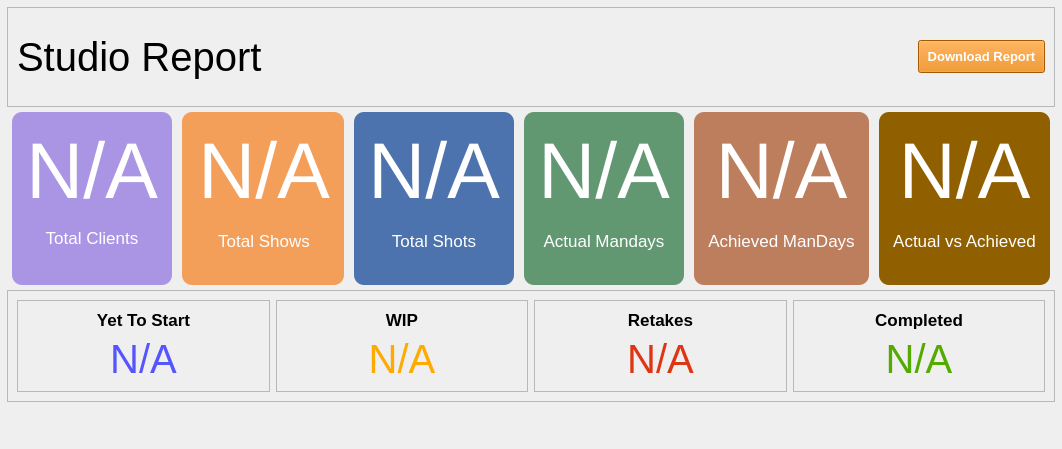
                  <widget class="QWidget" name="reports_page">
                   <layout class="QGridLayout" name="gridLayout_28">
                    <property name="leftMargin">
                     <number>0</number>
                    </property>
                    <property name="topMargin">
                     <number>0</number>
                    </property>
                    <property name="rightMargin">
                     <number>0</number>
                    </property>
                    <property name="bottomMargin">
                     <number>0</number>
                    </property>
                    <property name="spacing">
                     <number>0</number>
                    </property>
                    <item row="0" column="0">
                     <layout class="QGridLayout" name="browser_layout">
                      <property name="leftMargin">
                       <number>7</number>
                      </property>
                      <property name="topMargin">
                       <number>7</number>
                      </property>
                      <property name="rightMargin">
                       <number>7</number>
                      </property>
                      <property name="bottomMargin">
                       <number>7</number>
                      </property>
                      <item row="1" column="1">
                       <widget class="QFrame" name="frame_6">
                        <property name="styleSheet">
                         <string notr="true">QFrame{
	background-color: rgb(216, 143, 80);
	background-color: rgb(243, 159, 90);
	border-radius:10px;
	margin:5px;
}
QLabel{
	background-color:None;
	border:0px;
	color:white
}</string>
                        </property>
                        <property name="frameShape">
                         <enum>QFrame::StyledPanel</enum>
                        </property>
                        <property name="frameShadow">
                         <enum>QFrame::Raised</enum>
                        </property>
                        <layout class="QVBoxLayout" name="verticalLayout_8">
                         <property name="leftMargin">
                          <number>11</number>
                         </property>
                         <item>
                          <widget class="QLabel" name="sr_shows_lbl">
                           <property name="font">
                            <font>
                             <family>Segoe UI</family>
                             <pointsize>59</pointsize>
                            </font>
                           </property>
                           <property name="text">
                            <string>N/A</string>
                           </property>
                           <property name="alignment">
                            <set>Qt::AlignCenter</set>
                           </property>
                          </widget>
                         </item>
                         <item>
                          <widget class="QLabel" name="label_21">
                           <property name="font">
                            <font>
                             <family>Segoe UI</family>
                             <pointsize>13</pointsize>
                            </font>
                           </property>
                           <property name="text">
                            <string>Total Shows</string>
                           </property>
                           <property name="alignment">
                            <set>Qt::AlignCenter</set>
                           </property>
                          </widget>
                         </item>
                         <item>
                          <spacer name="horizontalSpacer_20">
                           <property name="orientation">
                            <enum>Qt::Horizontal</enum>
                           </property>
                           <property name="sizeHint" stdset="0">
                            <size>
                             <width>40</width>
                             <height>20</height>
                            </size>
                           </property>
                          </spacer>
                         </item>
                        </layout>
                       </widget>
                      </item>
                      <item row="3" column="0">
                       <spacer name="verticalSpacer">
                        <property name="orientation">
                         <enum>Qt::Vertical</enum>
                        </property>
                        <property name="sizeHint" stdset="0">
                         <size>
                          <width>20</width>
                          <height>40</height>
                         </size>
                        </property>
                       </spacer>
                      </item>
                      <item row="1" column="5">
                       <widget class="QFrame" name="frame_30">
                        <property name="styleSheet">
                         <string notr="true">QFrame{
	background-color: rgb(144, 96, 0);
	border-radius:10px;
	margin:5px;
}
QLabel{
	background-color:None;
	border:0px;
	color:white
}</string>
                        </property>
                        <property name="frameShape">
                         <enum>QFrame::StyledPanel</enum>
                        </property>
                        <property name="frameShadow">
                         <enum>QFrame::Raised</enum>
                        </property>
                        <layout class="QVBoxLayout" name="verticalLayout_15">
                         <item>
                          <widget class="QLabel" name="sr_delta_lbl">
                           <property name="font">
                            <font>
                             <family>Segoe UI</family>
                             <pointsize>59</pointsize>
                            </font>
                           </property>
                           <property name="text">
                            <string>N/A</string>
                           </property>
                           <property name="alignment">
                            <set>Qt::AlignCenter</set>
                           </property>
                          </widget>
                         </item>
                         <item>
                          <widget class="QLabel" name="label_32">
                           <property name="font">
                            <font>
                             <family>Segoe UI</family>
                             <pointsize>13</pointsize>
                            </font>
                           </property>
                           <property name="text">
                            <string>Actual vs Achieved</string>
                           </property>
                           <property name="alignment">
                            <set>Qt::AlignCenter</set>
                           </property>
                           <property name="wordWrap">
                            <bool>true</bool>
                           </property>
                          </widget>
                         </item>
                         <item>
                          <spacer name="horizontalSpacer_24">
                           <property name="orientation">
                            <enum>Qt::Horizontal</enum>
                           </property>
                           <property name="sizeHint" stdset="0">
                            <size>
                             <width>40</width>
                             <height>20</height>
                            </size>
                           </property>
                          </spacer>
                         </item>
                        </layout>
                       </widget>
                      </item>
                      <item row="1" column="4">
                       <widget class="QFrame" name="frame_29">
                        <property name="styleSheet">
                         <string notr="true">QFrame{
	background-color: rgb(189, 126, 94);
	border-radius:10px;
	margin:5px;
}
QLabel{
	background-color:None;
	border:0px;
	color:white
}</string>
                        </property>
                        <property name="frameShape">
                         <enum>QFrame::StyledPanel</enum>
                        </property>
                        <property name="frameShadow">
                         <enum>QFrame::Raised</enum>
                        </property>
                        <layout class="QVBoxLayout" name="verticalLayout_14">
                         <item>
                          <widget class="QLabel" name="sr_ach_mandays_lbl">
                           <property name="font">
                            <font>
                             <family>Segoe UI</family>
                             <pointsize>59</pointsize>
                            </font>
                           </property>
                           <property name="text">
                            <string>N/A</string>
                           </property>
                           <property name="alignment">
                            <set>Qt::AlignCenter</set>
                           </property>
                          </widget>
                         </item>
                         <item>
                          <widget class="QLabel" name="label_28">
                           <property name="font">
                            <font>
                             <family>Segoe UI</family>
                             <pointsize>13</pointsize>
                            </font>
                           </property>
                           <property name="text">
                            <string>Achieved ManDays</string>
                           </property>
                           <property name="alignment">
                            <set>Qt::AlignCenter</set>
                           </property>
                           <property name="wordWrap">
                            <bool>true</bool>
                           </property>
                          </widget>
                         </item>
                         <item>
                          <spacer name="horizontalSpacer_23">
                           <property name="orientation">
                            <enum>Qt::Horizontal</enum>
                           </property>
                           <property name="sizeHint" stdset="0">
                            <size>
                             <width>40</width>
                             <height>20</height>
                            </size>
                           </property>
                          </spacer>
                         </item>
                        </layout>
                       </widget>
                      </item>
                      <item row="1" column="0">
                       <widget class="QFrame" name="frame_4">
                        <property name="styleSheet">
                         <string notr="true">QFrame{
	background-color: rgb(157, 137, 211);
	background-color: rgb(170, 149, 229);
	border-radius:10px;
	margin:5px;
}
QLabel{
	background-color:None;
	border:0px;
	color:white
}</string>
                        </property>
                        <property name="frameShape">
                         <enum>QFrame::StyledPanel</enum>
                        </property>
                        <property name="frameShadow">
                         <enum>QFrame::Raised</enum>
                        </property>
                        <layout class="QVBoxLayout" name="verticalLayout_7">
                         <property name="spacing">
                          <number>0</number>
                         </property>
                         <item>
                          <widget class="QLabel" name="sr_clients_lbl">
                           <property name="font">
                            <font>
                             <family>Segoe UI</family>
                             <pointsize>59</pointsize>
                            </font>
                           </property>
                           <property name="text">
                            <string>N/A</string>
                           </property>
                           <property name="alignment">
                            <set>Qt::AlignCenter</set>
                           </property>
                          </widget>
                         </item>
                         <item>
                          <widget class="QLabel" name="label">
                           <property name="font">
                            <font>
                             <family>Segoe UI</family>
                             <pointsize>13</pointsize>
                            </font>
                           </property>
                           <property name="text">
                            <string>Total Clients</string>
                           </property>
                           <property name="alignment">
                            <set>Qt::AlignCenter</set>
                           </property>
                          </widget>
                         </item>
                         <item>
                          <spacer name="horizontalSpacer_11">
                           <property name="orientation">
                            <enum>Qt::Horizontal</enum>
                           </property>
                           <property name="sizeHint" stdset="0">
                            <size>
                             <width>40</width>
                             <height>20</height>
                            </size>
                           </property>
                          </spacer>
                         </item>
                        </layout>
                       </widget>
                      </item>
                      <item row="1" column="3">
                       <widget class="QFrame" name="frame_10">
                        <property name="styleSheet">
                         <string notr="true">QFrame{
	background-color: rgb(97, 152, 114);
	border-radius:10px;
	margin:5px;
}
QLabel{
	background-color:None;
	border:0px;
	color:white
}</string>
                        </property>
                        <property name="frameShape">
                         <enum>QFrame::StyledPanel</enum>
                        </property>
                        <property name="frameShadow">
                         <enum>QFrame::Raised</enum>
                        </property>
                        <layout class="QVBoxLayout" name="verticalLayout_13">
                         <item>
                          <widget class="QLabel" name="sr_actmandays_lbl">
                           <property name="font">
                            <font>
                             <family>Segoe UI</family>
                             <pointsize>59</pointsize>
                            </font>
                           </property>
                           <property name="text">
                            <string>N/A</string>
                           </property>
                           <property name="alignment">
                            <set>Qt::AlignCenter</set>
                           </property>
                          </widget>
                         </item>
                         <item>
                          <widget class="QLabel" name="label_26">
                           <property name="font">
                            <font>
                             <family>Segoe UI</family>
                             <pointsize>13</pointsize>
                            </font>
                           </property>
                           <property name="text">
                            <string>Actual Mandays</string>
                           </property>
                           <property name="alignment">
                            <set>Qt::AlignCenter</set>
                           </property>
                           <property name="wordWrap">
                            <bool>true</bool>
                           </property>
                          </widget>
                         </item>
                         <item>
                          <spacer name="horizontalSpacer_22">
                           <property name="orientation">
                            <enum>Qt::Horizontal</enum>
                           </property>
                           <property name="sizeHint" stdset="0">
                            <size>
                             <width>40</width>
                             <height>20</height>
                            </size>
                           </property>
                          </spacer>
                         </item>
                        </layout>
                       </widget>
                      </item>
                      <item row="2" column="0" colspan="6">
                       <widget class="QFrame" name="frame_34">
                        <property name="frameShape">
                         <enum>QFrame::StyledPanel</enum>
                        </property>
                        <property name="frameShadow">
                         <enum>QFrame::Raised</enum>
                        </property>
                        <layout class="QHBoxLayout" name="horizontalLayout_38">
                         <item>
                          <widget class="QFrame" name="frame_31">
                           <property name="frameShape">
                            <enum>QFrame::StyledPanel</enum>
                           </property>
                           <property name="frameShadow">
                            <enum>QFrame::Raised</enum>
                           </property>
                           <layout class="QVBoxLayout" name="verticalLayout_16">
                            <item>
                             <widget class="QLabel" name="label_13">
                              <property name="font">
                               <font>
                                <family>Segoe UI</family>
                                <pointsize>13</pointsize>
                                <weight>75</weight>
                                <bold>true</bold>
                               </font>
                              </property>
                              <property name="text">
                               <string>Yet To Start</string>
                              </property>
                              <property name="alignment">
                               <set>Qt::AlignCenter</set>
                              </property>
                             </widget>
                            </item>
                            <item>
                             <widget class="QLabel" name="sr_yts_lbl">
                              <property name="font">
                               <font>
                                <family>Segoe UI</family>
                                <pointsize>30</pointsize>
                               </font>
                              </property>
                              <property name="styleSheet">
                               <string notr="true">color: rgb(85, 85, 255);</string>
                              </property>
                              <property name="text">
                               <string>N/A</string>
                              </property>
                              <property name="alignment">
                               <set>Qt::AlignCenter</set>
                              </property>
                             </widget>
                            </item>
                           </layout>
                          </widget>
                         </item>
                         <item>
                          <widget class="QFrame" name="frame_32">
                           <property name="frameShape">
                            <enum>QFrame::StyledPanel</enum>
                           </property>
                           <property name="frameShadow">
                            <enum>QFrame::Raised</enum>
                           </property>
                           <layout class="QVBoxLayout" name="verticalLayout_17">
                            <item>
                             <widget class="QLabel" name="label_18">
                              <property name="font">
                               <font>
                                <family>Segoe UI</family>
                                <pointsize>13</pointsize>
                                <weight>75</weight>
                                <bold>true</bold>
                               </font>
                              </property>
                              <property name="text">
                               <string>WIP</string>
                              </property>
                              <property name="alignment">
                               <set>Qt::AlignCenter</set>
                              </property>
                             </widget>
                            </item>
                            <item>
                             <widget class="QLabel" name="sr_wip_lbl">
                              <property name="font">
                               <font>
                                <family>Segoe UI</family>
                                <pointsize>30</pointsize>
                               </font>
                              </property>
                              <property name="styleSheet">
                               <string notr="true">color: rgb(255, 170, 0);</string>
                              </property>
                              <property name="text">
                               <string>N/A</string>
                              </property>
                              <property name="alignment">
                               <set>Qt::AlignCenter</set>
                              </property>
                             </widget>
                            </item>
                           </layout>
                          </widget>
                         </item>
                         <item>
                          <widget class="QFrame" name="frame_35">
                           <property name="frameShape">
                            <enum>QFrame::StyledPanel</enum>
                           </property>
                           <property name="frameShadow">
                            <enum>QFrame::Raised</enum>
                           </property>
                           <layout class="QVBoxLayout" name="verticalLayout_18">
                            <item>
                             <widget class="QLabel" name="label_20">
                              <property name="font">
                               <font>
                                <family>Segoe UI</family>
                                <pointsize>13</pointsize>
                                <weight>75</weight>
                                <bold>true</bold>
                               </font>
                              </property>
                              <property name="text">
                               <string>Retakes</string>
                              </property>
                              <property name="alignment">
                               <set>Qt::AlignCenter</set>
                              </property>
                             </widget>
                            </item>
                            <item>
                             <widget class="QLabel" name="sr_rtk_lbl">
                              <property name="font">
                               <font>
                                <family>Segoe UI</family>
                                <pointsize>30</pointsize>
                               </font>
                              </property>
                              <property name="styleSheet">
                               <string notr="true">color: rgb(222, 54, 20);</string>
                              </property>
                              <property name="text">
                               <string>N/A</string>
                              </property>
                              <property name="alignment">
                               <set>Qt::AlignCenter</set>
                              </property>
                             </widget>
                            </item>
                           </layout>
                          </widget>
                         </item>
                         <item>
                          <widget class="QFrame" name="frame_33">
                           <property name="frameShape">
                            <enum>QFrame::StyledPanel</enum>
                           </property>
                           <property name="frameShadow">
                            <enum>QFrame::Raised</enum>
                           </property>
                           <layout class="QVBoxLayout" name="verticalLayout_19">
                            <item>
                             <widget class="QLabel" name="label_19">
                              <property name="font">
                               <font>
                                <family>Segoe UI</family>
                                <pointsize>13</pointsize>
                                <weight>75</weight>
                                <bold>true</bold>
                               </font>
                              </property>
                              <property name="text">
                               <string>Completed</string>
                              </property>
                              <property name="alignment">
                               <set>Qt::AlignCenter</set>
                              </property>
                             </widget>
                            </item>
                            <item>
                             <widget class="QLabel" name="sr_cmp_lbl">
                              <property name="font">
                               <font>
                                <family>Segoe UI</family>
                                <pointsize>30</pointsize>
                               </font>
                              </property>
                              <property name="styleSheet">
                               <string notr="true">color: rgb(85, 170, 0);</string>
                              </property>
                              <property name="text">
                               <string>N/A</string>
                              </property>
                              <property name="alignment">
                               <set>Qt::AlignCenter</set>
                              </property>
                             </widget>
                            </item>
                           </layout>
                          </widget>
                         </item>
                        </layout>
                       </widget>
                      </item>
                      <item row="1" column="2">
                       <widget class="QFrame" name="frame_9">
                        <property name="styleSheet">
                         <string notr="true">QFrame{
	background-color: rgb(76, 115, 173);
	border-radius:10px;
	margin:5px;
}
QLabel{
	background-color:None;
	border:0px;
	color:white
}</string>
                        </property>
                        <property name="frameShape">
                         <enum>QFrame::StyledPanel</enum>
                        </property>
                        <property name="frameShadow">
                         <enum>QFrame::Raised</enum>
                        </property>
                        <layout class="QVBoxLayout" name="verticalLayout_9">
                         <item>
                          <widget class="QLabel" name="sr_shots_lbl">
                           <property name="font">
                            <font>
                             <family>Segoe UI</family>
                             <pointsize>59</pointsize>
                            </font>
                           </property>
                           <property name="text">
                            <string>N/A</string>
                           </property>
                           <property name="alignment">
                            <set>Qt::AlignCenter</set>
                           </property>
                          </widget>
                         </item>
                         <item>
                          <widget class="QLabel" name="label_24">
                           <property name="font">
                            <font>
                             <family>Segoe UI</family>
                             <pointsize>13</pointsize>
                            </font>
                           </property>
                           <property name="text">
                            <string>Total Shots</string>
                           </property>
                           <property name="alignment">
                            <set>Qt::AlignCenter</set>
                           </property>
                          </widget>
                         </item>
                         <item>
                          <spacer name="horizontalSpacer_21">
                           <property name="orientation">
                            <enum>Qt::Horizontal</enum>
                           </property>
                           <property name="sizeHint" stdset="0">
                            <size>
                             <width>40</width>
                             <height>20</height>
                            </size>
                           </property>
                          </spacer>
                         </item>
                        </layout>
                       </widget>
                      </item>
                      <item row="0" column="0" colspan="6">
                       <widget class="QFrame" name="frame_36">
                        <property name="minimumSize">
                         <size>
                          <width>0</width>
                          <height>100</height>
                         </size>
                        </property>
                        <property name="frameShape">
                         <enum>QFrame::StyledPanel</enum>
                        </property>
                        <property name="frameShadow">
                         <enum>QFrame::Raised</enum>
                        </property>
                        <layout class="QHBoxLayout" name="horizontalLayout_39">
                         <item>
                          <widget class="QLabel" name="label_37">
                           <property name="font">
                            <font>
                             <family>Segoe UI</family>
                             <pointsize>30</pointsize>
                            </font>
                           </property>
                           <property name="text">
                            <string>Studio Report</string>
                           </property>
                          </widget>
                         </item>
                         <item>
                          <spacer name="horizontalSpacer_3">
                           <property name="orientation">
                            <enum>Qt::Horizontal</enum>
                           </property>
                           <property name="sizeHint" stdset="0">
                            <size>
                             <width>40</width>
                             <height>20</height>
                            </size>
                           </property>
                          </spacer>
                         </item>
                         <item>
                          <widget class="QPushButton" name="sr_download_btn">
                           <property name="font">
                            <font>
                             <pointsize>10</pointsize>
                             <weight>75</weight>
                             <bold>true</bold>
                            </font>
                           </property>
                           <property name="cursor">
                            <cursorShape>PointingHandCursor</cursorShape>
                           </property>
                           <property name="styleSheet">
                            <string notr="true">QPushButton{
padding:8px;
background-color: rgb(230, 123, 0);
color:white
}
QPushButton::hover{
	background-color: rgb(230, 149, 9);
}
QPushButton::pressed{
	background-color: rgb(208, 111, 0);
}</string>
                           </property>
                           <property name="text">
                            <string>Download Report</string>
                           </property>
                           <property name="icon">
                            <iconset resource="files.qrc">
                             <normaloff>:/20x20/icons/20x20/cil-arrow-bottom.png</normaloff>:/20x20/icons/20x20/cil-arrow-bottom.png</iconset>
                           </property>
                          </widget>
                         </item>
                        </layout>
                       </widget>
                      </item>
                     </layout>
                    </item>
                   </layout>
                  </widget>
